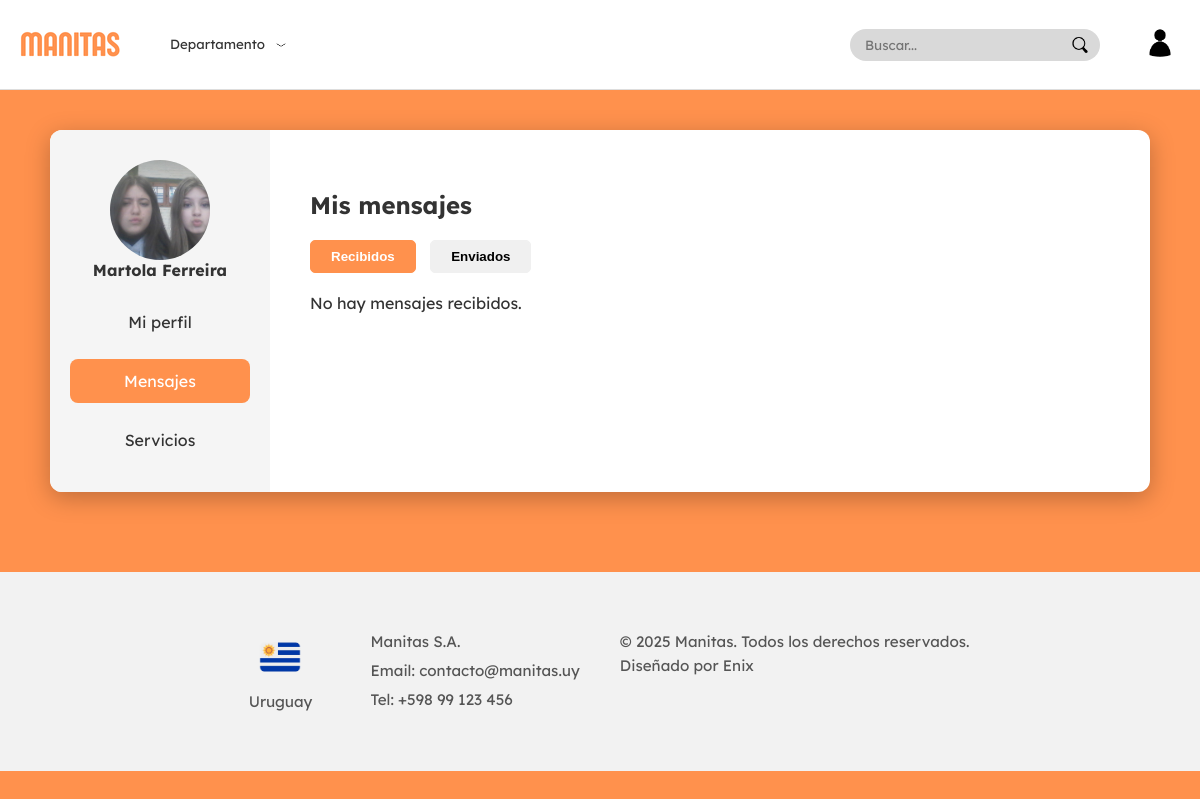
The app's page /apps/vistas/paginas/cliente/perfil_cliente.php?seccion=mensajes (signed in) with its own data.
### tables this page shows
CREATE TABLE `cliente` (
  `IdUsuario` int NOT NULL,
  `Nombre` varchar(50) NOT NULL,
  `Apellido` varchar(50) NOT NULL,
  `imagen` varchar(255) DEFAULT NULL,
  PRIMARY KEY (`IdUsuario`),
  CONSTRAINT `fk_cliente_usuario` FOREIGN KEY (`IdUsuario`) REFERENCES `usuario` (`IdUsuario`) ON DELETE CASCADE
);

### apps/Controlador/cliente/PerfilControlador.php (called while the page is built, shortened)
<?php
require_once($_SERVER['DOCUMENT_ROOT'].'/Proyecto/apps/Modelos/conexion.php');
require_once($_SERVER['DOCUMENT_ROOT'].'/Proyecto/apps/Modelos/Cliente.php');
require_once($_SERVER['DOCUMENT_ROOT'].'/Proyecto/apps/Modelos/Usuario.php');
$idUsuario = (int)$_SESSION['idUsuario'];
$stmt = $conn->prepare("
    SELECT u.Email, u.Contraseña, c.Nombre, c.Apellido, c.Imagen
    FROM usuario u
    JOIN cliente c ON u.IdUsuario = c.IdUsuario
    WHERE u.IdUsuario = ?
");
$stmt->bind_param("i", $idUsuario);
$stmt->execute();
$result = $stmt->get_result();
$datosCliente = $result->fetch_assoc();
$cliente = new Cliente(
    $idUsuario,
    $datosCliente['Email'],
    $datosCliente['Contraseña'],
    $datosCliente['Nombre'],
    $datosCliente['Apellido'],
    $datosCliente['Imagen']
);
$datos = [
    "Email" => $cliente->getEmail(),
    "Nombre" => $cliente->getNombre(),
    "Apellido" => $cliente->getApellido(),
    "Imagen" => $cliente->getImagen()
];

### apps/Modelos/Usuario.php (called while the page is built, shortened)
<?php
class Usuario
{
    private $email;
    public function __construct($idUsuario, $email, $contrasena)
    {
        $this->email = $email;
    }
    public function getEmail()
    {
        return $this->email;
    }
}

### apps/Modelos/Cliente.php (called while the page is built, shortened)
<?php
require_once('Usuario.php');
class Cliente extends Usuario
{
    private $nombre;
    private $apellido;
    private $imagen;
    public function __construct($idUsuario, $email, $contrasena, $nombre, $apellido, $imagen = null)
    {
        $this->nombre = $nombre;
        $this->apellido = $apellido;
        $this->imagen = $imagen;
    }
    public function getNombre()
    {
        return $this->nombre;
    }
    public function getApellido()
    {
        return $this->apellido;
    }
    public function getImagen()
    {
        return $this->imagen;
    }
}

### apps/VIstas/paginas/cliente/perfil_cliente.php (the view, shortened to what this page needs)
<?php
require_once($_SERVER['DOCUMENT_ROOT'] . '/Proyecto/apps/controlador/cliente/PerfilControlador.php');
$seccion = $_GET['seccion'] ?? 'perfil';
?>
<!DOCTYPE html>
<html lang="es">
<head>
    <link rel="stylesheet" href="/Proyecto/public/css/fonts.css">
    <link rel="stylesheet" href="/Proyecto/public/css/layout/navbar.css">
    <link rel="stylesheet" href="/Proyecto/public/css/layout/footer.css">
    <link rel="stylesheet" href="/Proyecto/public/css/paginas/cliente/perfil_cliente.css">
    <link rel="stylesheet" href="/Proyecto/public/css/paginas/cliente/perfilsecciones/servicios.css">
</head>
<body>
<?php include $_SERVER['DOCUMENT_ROOT'] . '/Proyecto/apps/vistas/layout/navbar.php'; ?>
<div class="perfil-container">
    <div class="perfil-box">
        <div class="perfil-opciones">
            <form id="formFoto" action="/Proyecto/apps/controlador/cliente/SubirFotoControlador.php" method="POST" enctype="multipart/form-data">
                <label for="fotoInput" class="foto-circulo">
                    <?php if (!empty($datos['Imagen'])): ?>
                        <img src="<?php echo htmlspecialchars($datos['Imagen']); ?>" class="foto-perfil" alt="Foto Cliente">
                    <?php else: ?>
                        +
                    <?php endif; ?>
                </label>
            </form>
            <div class="nombre-usuario" id="nombreColumna">
                <?php echo htmlspecialchars($datos['Nombre'] . ' ' . $datos['Apellido']); ?>
            </div>
            <div class="opciones-lista">
                <a href="?seccion=perfil" data-seccion="perfil" class="opcion <?php echo $seccion == 'perfil' ? 'activa' : ''; ?>">Mi perfil</a>
                <a href="?seccion=mensajes" data-seccion="mensajes" class="opcion <?php echo $seccion == 'mensajes' ? 'activa' : ''; ?>">Mensajes</a>
                <a href="?seccion=servicios" data-seccion="servicios" class="opcion <?php echo $seccion == 'servicios' ? 'activa' : ''; ?>">Servicios</a>
            </div>
        </div>
        <div class="perfil-info" id="contenido-seccion">
            <?php
            switch ($seccion) {
                case 'mensajes':
                    include $_SERVER['DOCUMENT_ROOT'] . '/Proyecto/apps/vistas/paginas/cliente/perfilsecciones/mensajes.php';
                    break;
            }
            ?>
        </div>
    </div>
</div>
<?php include $_SERVER['DOCUMENT_ROOT'] . '/Proyecto/apps/vistas/layout/footer.php'; ?>
</body>
</html>

### public/css/layout/navbar.css (style rules this page uses)
body { margin: 0; }

### public/css/paginas/cliente/perfil_cliente.css (style rules this page uses)
body { font-family: "Lexend", sans-serif; margin: 0; padding: 0; background-color: #ff914d; }
.perfil-container { display: flex; justify-content: center; align-items: flex-start; padding: 40px 20px 80px 20px; }
.perfil-box { background-color: #fff; width: 95%; max-width: 1100px; display: flex; border-radius: 12px; overflow: hidden; box-shadow: 0 6px 25px rgba(0, 0, 0, 0.25); position: relative; box-sizing: border-box; }
.perfil-opciones { background-color: #f5f5f5; width: 220px; padding: 30px 20px; display: flex; flex-direction: column; align-items: center; box-sizing: border-box; }
.foto-circulo { width: 100px; height: 100px; border-radius: 50%; overflow: hidden; display: flex; align-items: center; justify-content: center; background-color: #ddd; cursor: pointer; }
.foto-circulo img { width: 100%; height: 100%; object-fit: cover; }
.nombre-usuario { font-weight: 600; margin-bottom: 20px; text-align: center; word-break: break-word; }
.opciones-lista { display: flex; flex-direction: column; gap: 15px; width: 100%; }
.opcion { display: block; padding: 12px 15px; border-radius: 8px; text-align: center; cursor: pointer; transition: background 0.2s; text-decoration: none; color: #333; }
.opcion.activa { background-color: #ff914d; color: #fff; }
.perfil-info { flex: 1; padding: 40px; position: relative; box-sizing: border-box; }

### public/css/paginas/cliente/PerfilSecciones/servicios.css (style rules this page uses)
body { font-family: 'Lexend', sans-serif; margin: 0; padding: 0; background: #ff914d; color: #333; }

### records on screen
cliente: imagen (picture), Nombre+Apellido "Martola Ferreira"
